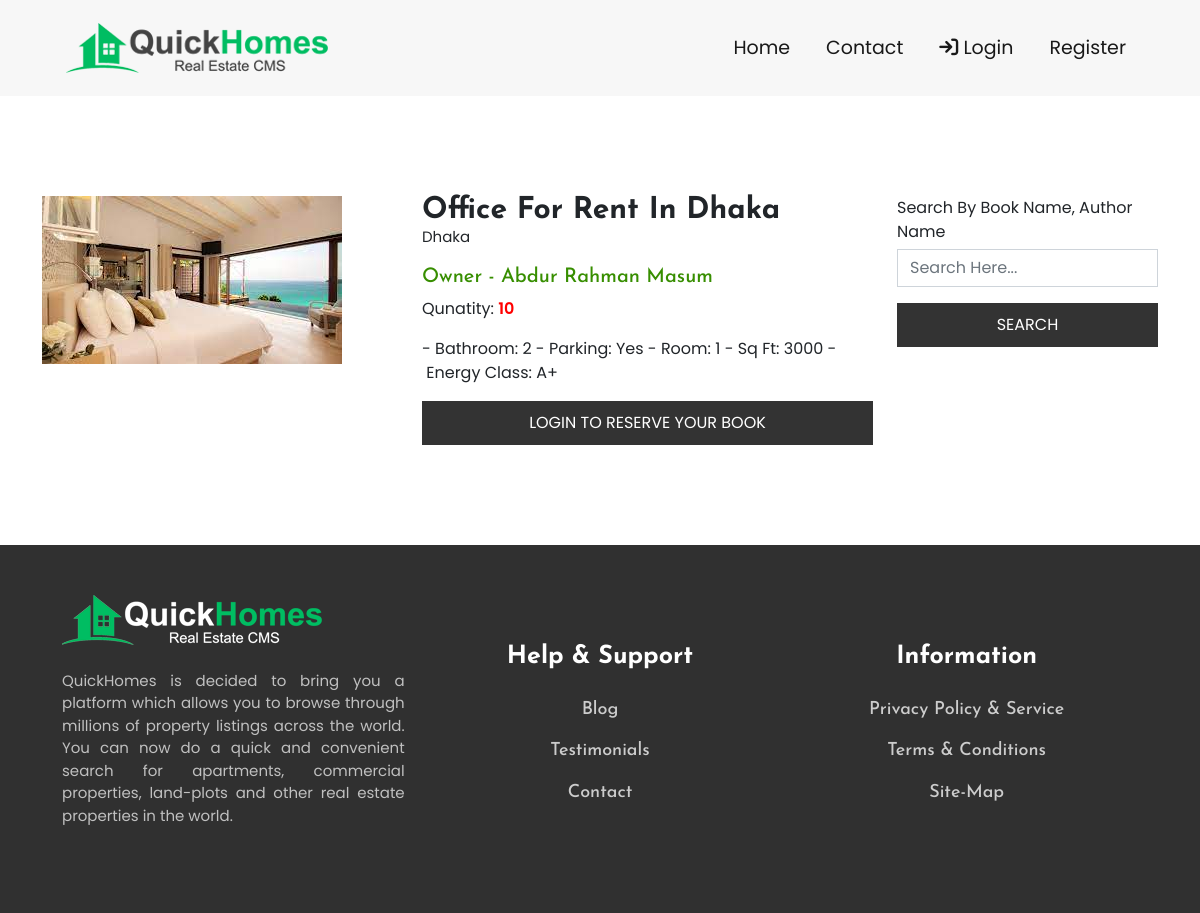
The page /Platform10/details.php?b=10 on the database its author committed.
### tables this page shows
CREATE TABLE `book` (
  `id` int(11) NOT NULL,
  `title` varchar(255) NOT NULL,
  `sub_title` varchar(255) DEFAULT NULL,
  `description` text DEFAULT NULL,
  `cat_id` int(11) NOT NULL,
  `author_name` varchar(255) DEFAULT NULL,
  `quantity` int(11) NOT NULL DEFAULT 1,
  `image` varchar(255) DEFAULT NULL,
  `status` int(1) NOT NULL DEFAULT 1 COMMENT '1=Active, 2=InActive'
);

### Platform10/details.php (the view, shortened to what this page needs)
<?php include "inc/header.php"; ?>
  	<section class="all-books">
  		<div class="container">
  			<div class="row">
  				<div class="col-lg-4">
  					<?php
  						if ( isset( $_GET['b'] ) )
  						{
  							$bid = $_GET['b'];
  							$sql = "SELECT * FROM book WHERE id='$bid'";
  							$details = mysqli_query($db, $sql);
  							while ( $row = mysqli_fetch_assoc($details) )
  							{
					  			$title 						= $row['title'];
					  			$sub_title 					= $row['sub_title'];
					  			$description 				= $row['description'];
					  			$author_name 				= $row['author_name'];
					  			$quantity 					= $row['quantity'];
					  			$image 						= $row['image'];
					  			?>
					  				<div class="book-thumbnail">
				  						<?php
								      		if ( !empty($image) )
								      		{
								      			?>
								      			<img src="admin/dist/img/books/<?php echo $image; ?>" class="img-fluid">
								      			<?php
								      		}
								      		else
								      		{
								      			?>
								      			<img src="admin/dist/img/books/default.jpg" class="img-fluid">
								      			<?php
								      		}
								      	?>
				  					</div>
					  			<?php
  							}
  						}
  					?>
  				</div>
  				<div class="col-lg-5 book-details">
  					<h4><?php echo $title; ?></h4>
  					<p class="sub_title"><?php echo $sub_title; ?></p>
  					<h5 class="auther_name">Owner - <?php echo $author_name; ?></h5>
  					<p class="quantity">Qunatity: <span><?php echo $quantity; ?></span></p>
  					<p><?php echo $description; ?></p>
  					<?php
  						if ( empty($_SESSION['email']) )
  							{ ?>
  							<a href="login.php" class="book-btn">Login to Reserve your Book</a>
  						<?php }
  						else { ?>
  							<a href="" class="book-btn">Book Now</a>
  						<?php }
  					?>
  				</div>
  				<?php include "inc/sidebar.php"; ?>
  			</div>
  		</div>
  	</section>
<?php include "inc/footer.php"; ?>

### Platform10/assets/css/style.css (style rules this page uses)
body { font-family: 'Poppins', sans-serif; }
h1, h2, h3, h4, h5, h5, h6 { font-family: 'Josefin Sans', sans-serif; }
a { text-decoration: none; }
.all-books { padding: 100px 0; }
.book-thumbnail { position: relative; }
.book-details h4 { font-weight: 700; font-size: 30px; margin: 0; line-height: 1em; }
.book-details .sub_title { font-size: 15px; }
.book-details .auther_name { color: #378e00; }
.book-details .quantity span { color: #ff0000; font-weight: 600; }
.book-details .book-btn { position: relative; overflow: hidden; background: #333; padding: 10px 40px; display: block; margin: 15px auto 0; color: #fff; text-transform: uppercase; text-align: center; z-index: 1; transition: all 0.4s ease-in-out; }
.book-details .book-btn::after { content: ""; position: absolute; width: 100%; height: 100%; top: 0; left: -100%; background: #ff0000; z-index: -1; transition: all 0.4s ease-in-out; }

### rows shown on the page
book: image (picture), title "Office For Rent In Dhaka", sub_title "Dhaka", author_name "Abdur Rahman Masum", quantity "10", description "- Bathroom: 2 - Parking: Yes - Room: 1 - Sq Ft: 3000 - Energy Class: A+"
